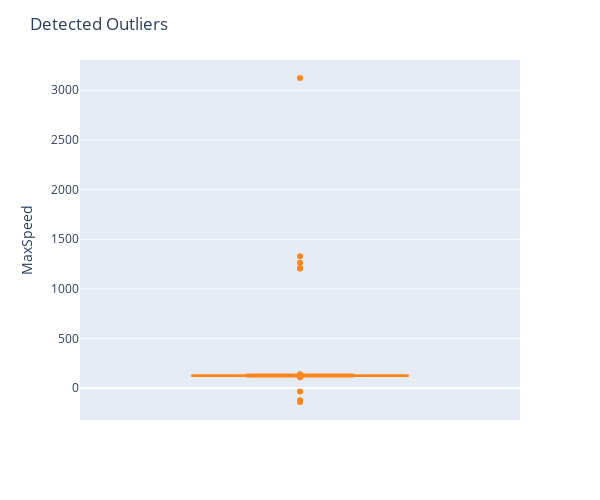

This figure's notebook cell:
### Code cell
import plotly.express as px
fig = px.box(df, y='MaxSpeed')
fig.update_traces(marker_color='#FF851B')
fig.update_layout(autosize=False, width=600, height=500, title='Detected Outliers')
fig.show()

### Figure 1 — Plotly figure (JSON) as saved in the notebook; plotly's stock layout.template omitted (floating-point values rounded to 4 significant figures; data arrays with more than 128 entries replaced by an {"elided": "..."} marker saying what was removed)
{"data": [{"alignmentgroup": "True", "hovertemplate": "MaxSpeed=%{y}<extra></extra>", "legendgroup": "", "marker": {"color": "#FF851B"}, "name": "", "notched": false, "offsetgroup": "", "orientation": "v", "showlegend": false, "type": "box", "x0": " ", "xaxis": "x", "y": {"elided": "205 float values"}, "y0": " ", "yaxis": "y"}], "layout": {"autosize": false, "boxmode": "group", "height": 500, "legend": {"tracegroupgap": 0}, "margin": {"t": 60}, "title": {"text": "Detected Outliers"}, "width": 600, "xaxis": {"anchor": "y", "domain": [0, 1]}, "yaxis": {"anchor": "x", "domain": [0, 1], "title": {"text": "MaxSpeed"}}}}
